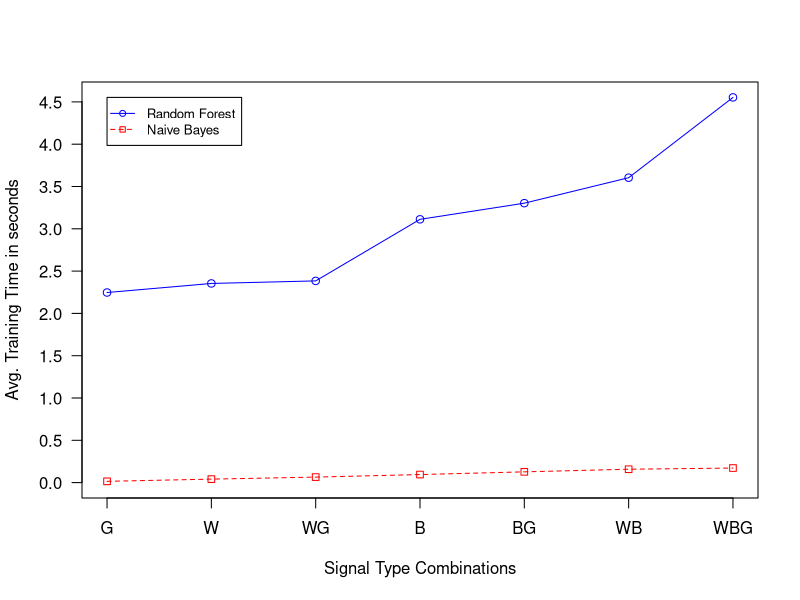

Write R code to recreate this figure.
rf <- c(2.247, 2.354, 2.384, 3.112, 3.303, 3.604, 4.553)
nb <- c(0.015, 0.041, 0.065, 0.095, 0.127, 0.158, 0.172)

g_range <- range(0, rf, nb)

png("/home/elch/Documents/master_thesis/results/img/TRAINING_TIME_WEKA.png",500,500)
plot(rf, type="o", col="blue", ylim=g_range, 
   axes=FALSE, ann=FALSE)

axis(1, at=1:7, lab=c("G","W","WG","B","BG","WB","WBG"))
axis(2, las=1, at=c(0.0,0.5,1.0,1.5,2.0,2.5,3.0,3.5,4.0,4.5))

box()

lines(nb, type="o", pch=22, lty=2, col="red")
title(xlab="Signal Type Combinations")
title(ylab="Avg. Training Time in seconds")

legend(1, g_range[2], c("Random Forest","Naive Bayes"), cex=0.8, 
   col=c("blue","red"), pch=21:22, lty=1:2);
graphics.off()
